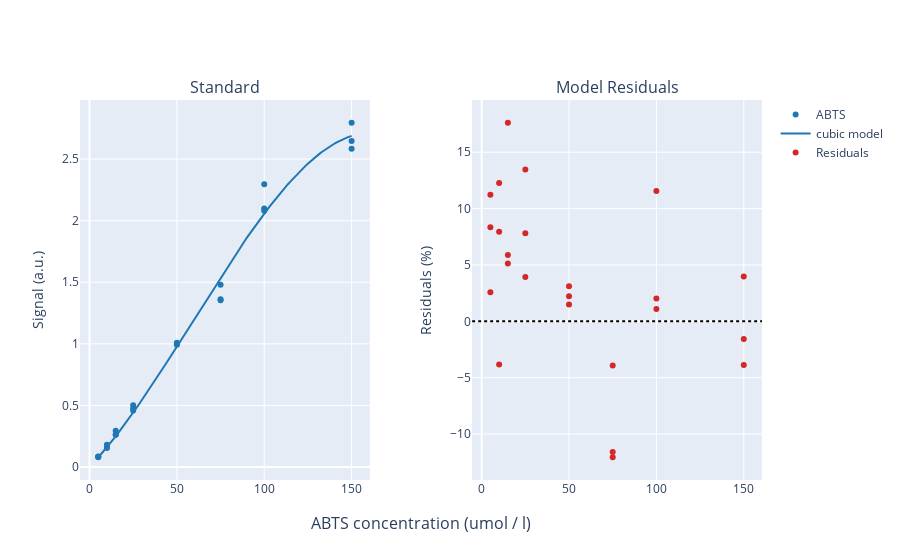

The cell this chart's notebook holds for it:
### Code cell
# Visualize fitted calibration models
abts_calibration.visualize(cubic)
